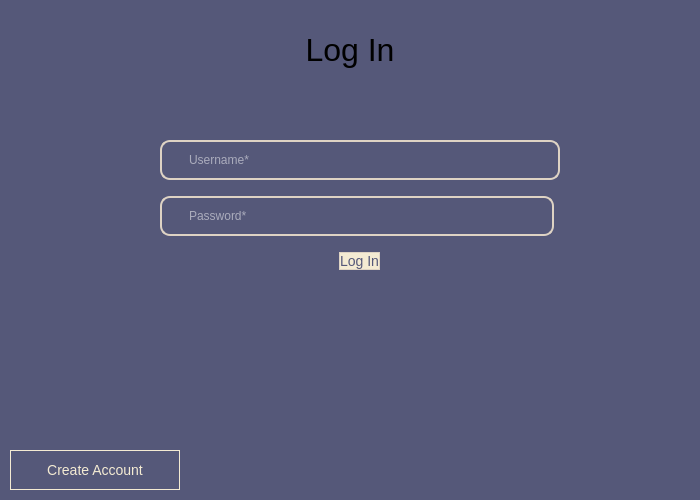
<?xml version="1.0" encoding="UTF-8"?>
<ui version="4.0">
 <class>LoginDialog</class>
 <widget class="QWidget" name="LoginDialog">
  <property name="geometry">
   <rect>
    <x>0</x>
    <y>0</y>
    <width>700</width>
    <height>500</height>
   </rect>
  </property>
  <property name="sizePolicy">
   <sizepolicy hsizetype="Fixed" vsizetype="Fixed">
    <horstretch>0</horstretch>
    <verstretch>0</verstretch>
   </sizepolicy>
  </property>
  <property name="minimumSize">
   <size>
    <width>700</width>
    <height>500</height>
   </size>
  </property>
  <property name="maximumSize">
   <size>
    <width>700</width>
    <height>500</height>
   </size>
  </property>
  <property name="windowTitle">
   <string>Log In</string>
  </property>
  <property name="styleSheet">
   <string notr="true">QWidget {
	background-color: #555879
}</string>
  </property>
  <widget class="QLabel" name="label">
   <property name="geometry">
    <rect>
     <x>0</x>
     <y>30</y>
     <width>700</width>
     <height>40</height>
    </rect>
   </property>
   <property name="styleSheet">
    <string notr="true">QLabel {
	font-size: 32px
}</string>
   </property>
   <property name="text">
    <string>Log In</string>
   </property>
   <property name="alignment">
    <set>Qt::AlignCenter</set>
   </property>
  </widget>
  <widget class="QWidget" name="verticalWidget" native="true">
   <property name="geometry">
    <rect>
     <x>160</x>
     <y>130</y>
     <width>400</width>
     <height>150</height>
    </rect>
   </property>
   <layout class="QVBoxLayout" name="verticalLayout">
    <item>
     <widget class="QLineEdit" name="usernameField">
      <property name="styleSheet">
       <string notr="true">QLineEdit {
  color: white;
  border: 2px solid #DED3C4;
  border-radius: 10px;
  padding: 10px 25px;
  background: transparent;
}

QLineEdit:focus {
  border: 2px solid #F4EBD3;
}</string>
      </property>
      <property name="inputMethodHints">
       <set>Qt::ImhLatinOnly</set>
      </property>
      <property name="placeholderText">
       <string>Username*</string>
      </property>
      <property name="clearButtonEnabled">
       <bool>true</bool>
      </property>
     </widget>
    </item>
    <item>
     <layout class="QHBoxLayout" name="horizontalLayout">
      <item>
       <widget class="QLineEdit" name="passwordField">
        <property name="styleSheet">
         <string notr="true">QLineEdit {
  color: white;
  border: 2px solid #DED3C4;
  border-radius: 10px;
  padding: 10px 25px;
  background: transparent;
}

QLineEdit:focus {
  border: 2px solid #F4EBD3;
}</string>
        </property>
        <property name="inputMethodHints">
         <set>Qt::ImhHiddenText|Qt::ImhLatinOnly|Qt::ImhNoAutoUppercase|Qt::ImhNoPredictiveText|Qt::ImhSensitiveData</set>
        </property>
        <property name="echoMode">
         <enum>QLineEdit::Password</enum>
        </property>
        <property name="placeholderText">
         <string>Password*</string>
        </property>
        <property name="clearButtonEnabled">
         <bool>true</bool>
        </property>
       </widget>
      </item>
      <item>
       <widget class="QCheckBox" name="showPwdCB">
        <property name="cursor">
         <cursorShape>PointingHandCursor</cursorShape>
        </property>
        <property name="styleSheet">
         <string notr="true">QCheckBox::indicator {
        width: 0;
        height: 0;
    }
    QCheckBox {
        spacing: 0;
        margin: 0;
    }</string>
        </property>
        <property name="text">
         <string/>
        </property>
        <property name="iconSize">
         <size>
          <width>25</width>
          <height>25</height>
         </size>
        </property>
        <property name="tristate">
         <bool>false</bool>
        </property>
       </widget>
      </item>
     </layout>
    </item>
    <item alignment="Qt::AlignHCenter">
     <widget class="QPushButton" name="loginBtn">
      <property name="styleSheet">
       <string notr="true">QPushButton {
  color: #555879;
  padding: 0.2em 1.7em;
  font-size: 14px;
  border-radius: 0.5em;
  background: #F4EBD3;
  border: 1px solid #DED3C4;
}

QPushButton:hover {
  background: rgb(230, 221, 209);
}

QPushButton:pressed {
  color: #98A1BC;
  background: #DED3C4;
}
</string>
      </property>
      <property name="text">
       <string>Log In</string>
      </property>
     </widget>
    </item>
   </layout>
  </widget>
  <widget class="QPushButton" name="createAccountBtn">
   <property name="geometry">
    <rect>
     <x>10</x>
     <y>450</y>
     <width>170</width>
     <height>40</height>
    </rect>
   </property>
   <property name="styleSheet">
    <string notr="true">QPushButton {
  color: #F4EBD3;
  padding: 0.4em 1.2em;
  font-size: 14px;
  border-radius: 0.5em;
  background: #555879;
  border: 1px solid #F4EBD3;
}

QPushButton:hover {
  color: rgb(230, 221, 209);
  border: 1px solid rgb(230, 221, 209);
}

QPushButton:pressed {
  color: #DED3C4;
  border: 1px solid #DED3C4;
}
</string>
   </property>
   <property name="text">
    <string>Create Account</string>
   </property>
  </widget>
 </widget>
 <resources/>
 <connections/>
</ui>
